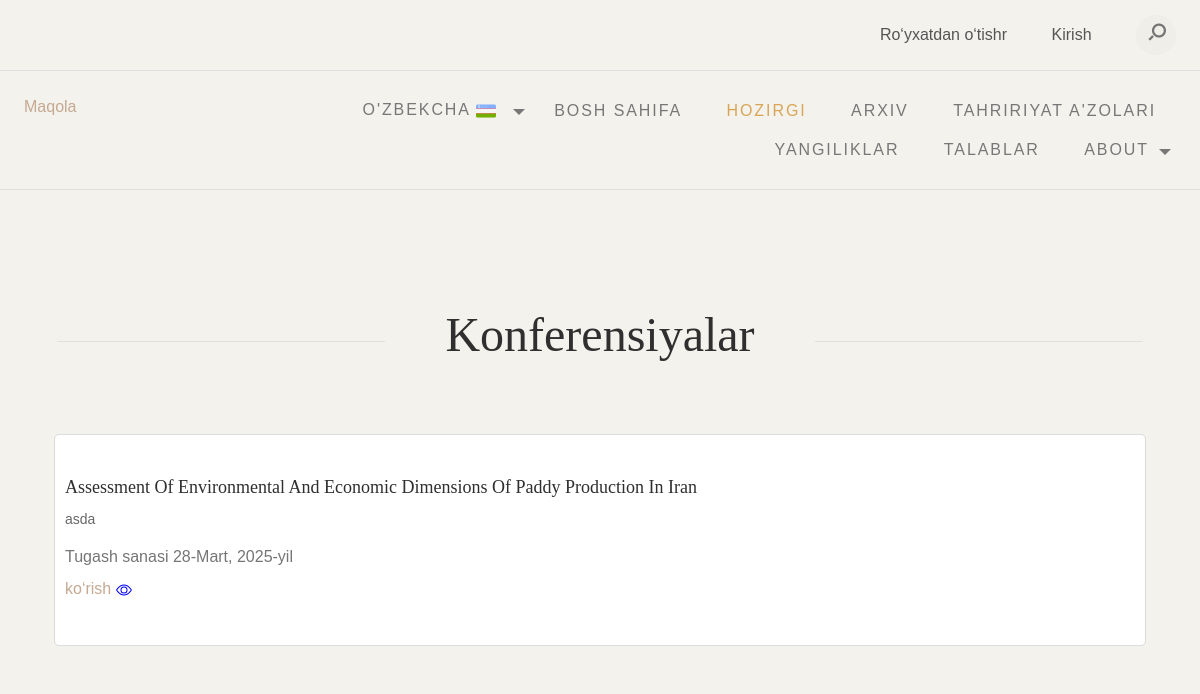
The page /uz/current/ on the database its author committed.
### app/models.py (models this page shows, shortened)
class Conference(models.Model):
    title = models.CharField(max_length=255, verbose_name="Konferensiya nomi")
    description = models.TextField(verbose_name="Tavsif")
    start_date = models.DateField(verbose_name="Boshlanish sanasi")
    end_date = models.DateField(verbose_name="Tugash sanasi")
    submission_deadline = models.DateField(verbose_name="Maqolalar topshirish oxirgi muddati")
    location = models.CharField(max_length=255, verbose_name="O'tkaziladigan joy")
    is_active = models.BooleanField(default=True, verbose_name="Faol")
    image = models.ImageField(upload_to='conference_images/', blank=True, null=True, verbose_name="Rasm")
    created_at = models.DateTimeField(auto_now_add=True, verbose_name="Yaratilgan sana")
    updated_at = models.DateTimeField(auto_now=True, verbose_name="Yangilangan sana")
    price = models.CharField(max_length=20, blank=True, null=True)
    class Meta:
        verbose_name = "Jurnal soni"
        verbose_name_plural = "Jurnal soni"
        ordering = ['-start_date']

### app/views.py (the view)
# urls.py: path('current/', current, name='current'),
def current(request):
    current_conference = Conference.objects.filter(is_active=True).order_by('start_date').all()
    return render(request, 'current.html', {"current":"current", 'current_conference':current_conference})

### templates/current.html (shortened to what this page needs)
{% load i18n %}
{% load static %}
<!DOCTYPE html>
<html lang="en">
<head>
	<link href="https://cdn.jsdelivr.net/npm/bootstrap@5.3.1/dist/css/bootstrap.min.css" rel="stylesheet"
>
	<link rel="stylesheet" type="text/css" href="{% static 'css/normalize.css' %}">
	<link rel="stylesheet" type="text/css" href="{% static 'icomoon/icomoon.css' %}">
	<link rel="stylesheet" type="text/css" href="{% static 'css/vendor.css' %}">
	<link rel="stylesheet" type="text/css" href="{% static 'style.css' %}">
</head>
<body data-bs-spy="scroll" data-bs-target="#header" tabindex="0">
	<div id="header-wrap">
		{% include "header.html" %}
	<section id="popular-books" class="bookshelf py-5 my-5">
		<div class="container">
			<div class="row">
				<div class="col-md-12">
					<div class="section-header align-center">
						<h2 class="section-title">{% trans "Conferences" %}</h2>
					</div>
					<div class="tab-content">
						<div class="active">
							<div class="row">
								{% for i in current_conference %}
								<div class="col-md-12" style="margin-bottom: 20px;">
									<div class="product-item" style="border: 1px solid #ddd; padding: 10px; background-color: white; border-radius: 5px;">
										<figcaption style="text-align: left;">
											<h2 style="font-size: 18px; margin-bottom: 5px;">{{i.title}}</h2>
											<p style="font-size: 14px; color: #666; margin-bottom: 8px;">{{i.description}}</p>
											<p>{% trans "End date" %} {{i.end_date}}</p>
											<span>
												<a href="{% url 'conference_detail' i.pk%}" style="text-decoration: none;">{% trans "view" %}
												</a>
											</span>
										</figcaption>
									</div>
								</div>
								{% endfor %}
							</div>
						</div>
					</div>
				</div>
			</div>
		</div>
	</section>
</body>
</html>

### static/style.css (style rules this page uses)
:root { --header-height: 160px; --header-height-min: 80px; }
:root { --accent-color: #C5A992; --secondary-color: #C5A992; --dark-color: #2f2f2f; --light-color: #F3F2EC; --body-text-color: #757575; --light-text-color: #afafaf; --dark-text-color: #2f2f2f; }
:root { --body-font: "Raleway", sans-serif; --heading-font: "Prata", Georgia, serif; --secondary-font: "Playfair Display", Georgia, serif; }
:root, [data-bs-theme=light] { --heading-font: "Prata", Georgia, serif; --heading-font-weight: 400; --heading-color: var(--bs-dark); --heading-line-height: 1.1; --swiper-theme-color: var(--bs-primary); --custom-easing: cubic-bezier(.17, .67, .83, .67); --bs-body-font-family: "Raleway", arial, sans-serif; --bs-body-font-size: 0.9rem; --bs-body-font-weight: 400; --bs-body-line-height: 1.7; --bs-body-color: #333; --bs-body-color-rgb: 51, 51, 51; --bs-primary: #C5A992; --bs-primary-dark: #C5A992; --bs-secondary: #C5A992; --bs-black: #111; --bs-light: #F1F1F0; --bs-dark: #212529; --bs-gray: #949494; --bs-gray-dark: #51565b; --bs-primary-rgb: 169, 128, 115; --bs-secondary-rgb: 253, 238, 233; --bs-black-rgb: 17, 17, 17; --bs-light-rgb: 241, 241, 240; --bs-dark-rgb: 33, 37, 41; --bs-link-color: var(--bs-dark); --bs-link-color-rgb: 17, 17, 17; --bs-link-decoration: underline; --bs-link-hover-color: var(--bs-primary); --bs-link-hover-color-rgb: 169, 128, 115; }
.container, .container-fluid, .container-lg, .container-md, .container-sm, .container-xl, .container-xxl { --bs-gutter-x: 2.5rem; }
h1, h2, h3, h4, h5, h6 { color: var(--heading-color); }
a { text-decoration: none; transition: all 0.3s ease-out; }
.container, .container-fluid, .container-lg, .container-md, .container-sm, .container-xl, .container-xxl { --bs-gutter-x: 3rem; }
*, *::before, *::after { -webkit-box-sizing: border-box; -moz-box-sizing: border-box; box-sizing: border-box; }
html { box-sizing: border-box; }
body { font-family: var(--body-font); font-size: 16px; line-height: 2; color: var(--body-text-color); background-color: var(--light-color); }
a { color: var(--accent-color); transition: 0.3s color ease-out; }
h1, .h1, h2, .h2, h3, .h3, h4, .h4, h5, .h5, h6, .h6 { font-family: var(--heading-font); line-height: 1.2; color: var(--dark-color); }
h1, h2, h3 { margin: 25px 0; text-transform: capitalize; }
h2, .h2 { font-size: 1.5em; line-height: 1.4; }
p { margin: 0 0 20px 0; }
::placeholder { color: #999; }
.align-center { display: block; margin-left: auto; margin-right: auto; text-align: center; }
.container::after, .row::after, .clearfix::after { display: block; clear: both; content: ""; }
pre, blockquote, dl, figure, table, p, ul, ol, form { margin-bottom: 2.5rem; }
.section-header { position: relative; }
.section-title { font-size: 3em; font-weight: 500; line-height: 1; position: relative; margin-bottom: 75px; }
.section-header .section-title:before, .section-header .section-title:after { content: ""; border-bottom: 1px solid #E0E0E0; position: absolute; top: 30px; width: 25%; align-items: center; }
.section-header .section-title:before { left: 3px; }
.section-header .section-title:after { right: 3px; }
@media screen and (max-width: 1366px) { .section-header .section-title:before, .section-header .section-title:after { width: 30%; } }
.tab-content { position: relative; }
.product-item figcaption { margin-top: 30px; margin-bottom: 30px; text-align: center; }
.product-item figcaption>p { margin: 0; }

### rows shown on the page
Conference: title "Assessment Of Environmental And Economic Dimensions Of Paddy Production In Iran", description "asda", end_date "28-Mart, 2025-yil"
